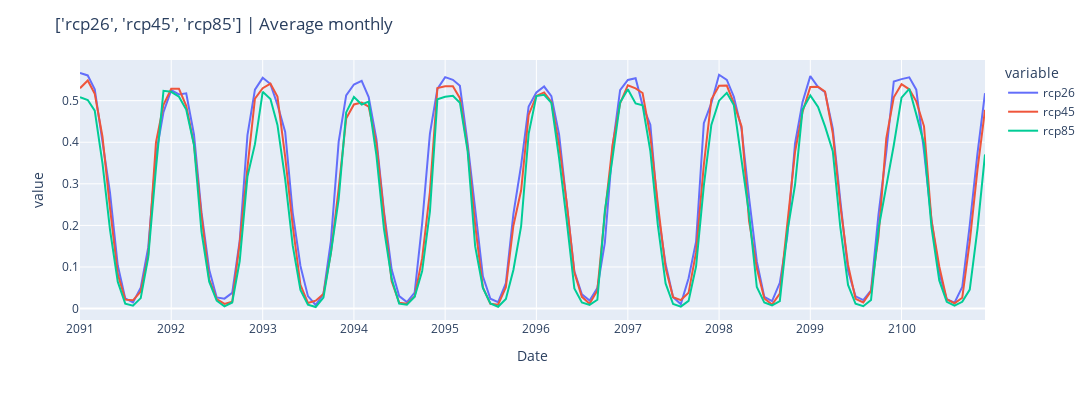

Notebook source saved alongside this figure:
### Code cell
comparison_df_3 = comparison_df
comparison_df_3['Date'] = pd.to_datetime(comparison_df_3['Date'], dayfirst=True)
comparison_df_3['Date'], scale = comparison_df_3['Date'].dt.strftime('%m-%Y'), "Average monthly"
comparison_df_3= comparison_df_3.groupby('Date')[scenario_array].mean().reset_index()
comparison_df_3['Date'] = pd.to_datetime(comparison_df_3['Date'])
comparison_df_3 = comparison_df_3.sort_values(by='Date')

fig = px.line(comparison_df_3, x="Date" , y=scenario_array)
fig.update_layout(title=f'{scenario_array} | {scale}', width = 1800, height = 400)

plotly_image_path = os.path.join(folder_name, f"{scale}.png")
fig.write_image(plotly_image_path)

fig
